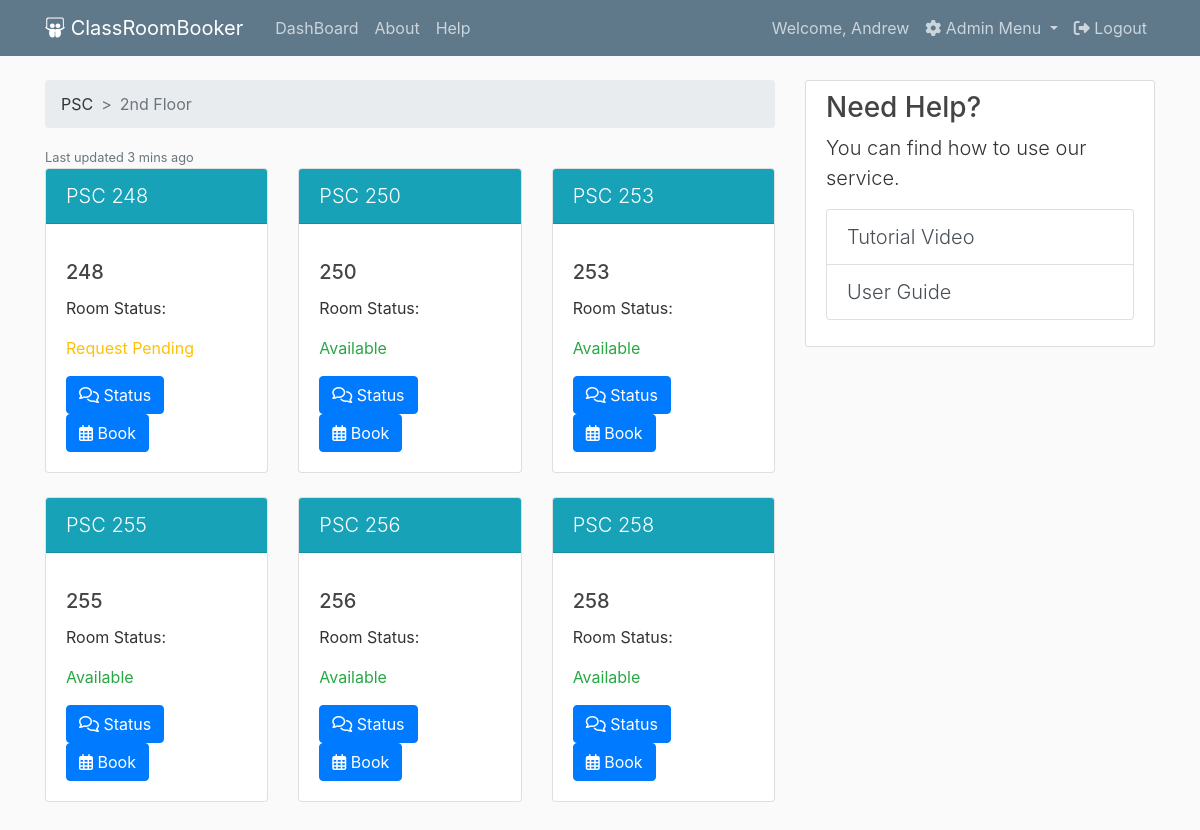
The page /home (signed in) on the database as committed earlier.
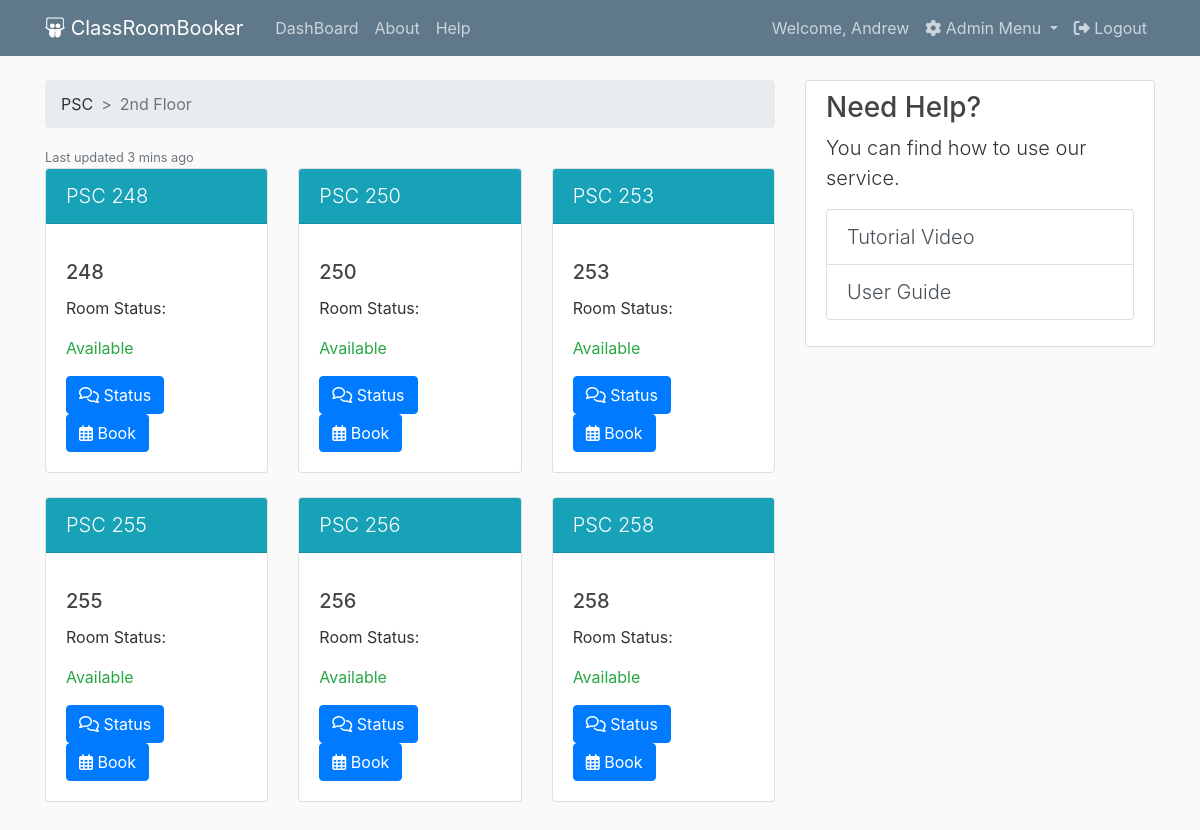
The same page on the database as committed later.
### crb/models.py (models this page shows, shortened)
class User(db.Model, UserMixin):
    id = db.Column(db.Integer, primary_key=True)
    username = db.Column(db.String(20), unique=True, nullable=False)
    email = db.Column(db.String(120), unique=True, nullable=False)
    password = db.Column(db.String(60), nullable=False)
    email_confirmed = db.Column(db.Boolean, default=False)  # for confirmation email, default value is False.
    image_file = db.Column(db.String(20), nullable=False, default='default.jpg')
    admin = db.Column(db.Boolean, unique=False, default=False) # will make it so that only Admins can appoint a user to be an Admin.
    requests = db.relationship('Request', backref='requester')

class ClassRoom(db.Model):
    id = db.Column(db.Integer, primary_key=True)
    roomNumber = db.Column(db.String(3), unique=True, nullable=False)
    availability = db.Column(db.Boolean, unique=False, default=True)
    booked = db.Column(db.Boolean, unique=False, default=False)
    pending = db.Column(db.Boolean, unique=False, default=False)
    requests = db.relationship('Request', backref='requested')

### crb/routes.py (the view, shortened to what this page needs)
@app.route("/home", methods=['GET', 'POST'])
@login_required
def home():
    rule = request.url_rule
    classRooms = ClassRoom.query.all()
    form = BookForm()
    l = len(classRooms)
    m = l%3
    return render_template("home.html", title='Home', classRooms=classRooms, form=form, rule=rule, m=m, y=l-m,  f=l//3)

### crb/models.py (called while the page is built)
@login_manager.user_loader
def load_user(user_id):
    return User.query.get(int(user_id))

### crb/templates/home.html (shortened to what this page needs)
{% extends "layout.html" %}
{% block content %}
<nav aria-label="breadcrumb">
    <ol class="breadcrumb">
        <li class="breadcrumb-item">PSC</li>
        <li class="breadcrumb-item active" aria-current="page">2nd Floor</li>
    </ol>
</nav>
<div>
    <small class="text-muted">Last updated 3 mins ago</small>
</div>
{% for i in range(1, (f+1)) %}
{% set x = (loop.index * 3) %}
<div class="card-deck">
    <div class="card">
        <div class="card-header text-white bg-info mb-3 lead">PSC {{ classRooms[x - 3].roomNumber }}</div>
        <div class="card-body">
            <h5 class="card-title">{{classRooms[x-3].roomNumber}}</h5>
            <p class="card-text">Room Status: </p>
            {% if classRooms[x - 3].pending == True %}
            <p class="card-text text-warning">Request Pending</p>
            {% elif classRooms[x - 3].availability == True %}
            <p class="card-text text-success">Available</p>
            {% else %}
            <p class="card-text text-secondary">Not available</p>
            {% endif %}
            <button type="button" class="btn btn-primary" data-toggle="modal" data-target="#sharestatus"
                data-whatever1={{classRooms[x - 3].roomNumber}} data-whatever2={{classRooms[x - 3].id}}>
                <i class="far fa-comments"></i> Status</button>
            <button type="button" class="btn btn-primary book-btn" id="PSC_{{ classRooms[x - 3].roomNumber }}" data-toggle="modal" data-target="#roombooking">
                <i class="far fa-calendar-alt"></i> Book</button>
        </div>
    </div>
    <div class="card">
        <div class="card-header text-white bg-info mb-3 lead">PSC {{ classRooms[x - 2].roomNumber }}</div>
        <div class="card-body">
            <h5 class="card-title">{{classRooms[x-2].roomNumber}}</h5>
            <p class="card-text">Room Status: </p>
            {% if classRooms[x - 2].pending == True %}
            <p class="card-text text-warning">Request Pending</p>
            {% elif classRooms[x - 2].availability == True %}
            <p class="card-text text-success">Available</p>
            {% else %}
            <p class="card-text text-secondary">Not available</p>
            {% endif %}
            <button type="button" class="btn btn-primary" data-toggle="modal" data-target="#sharestatus"
                data-whatever1={{classRooms[x - 2].roomNumber}} data-whatever2={{classRooms[x - 2].id}}>
                <i class="far fa-comments"></i> Status</button>
            <button type="button" class="btn btn-primary book-btn" id="PSC_{{ classRooms[x - 2].roomNumber }}" data-toggle="modal" data-target="#roombooking">
                <i class="far fa-calendar-alt"></i> Book</button>
        </div>
    </div>
    <div class="card">
        <div class="card-header text-white bg-info mb-3 lead">PSC {{ classRooms[x - 1].roomNumber }}</div>
        <div class="card-body">
            <h5 class="card-title">{{classRooms[x-1].roomNumber}}</h5>
            <p class="card-text">Room Status: </p>
            {% if classRooms[x - 1].pending == True %}
            <p class="card-text text-warning">Request Pending</p>
            {% elif classRooms[x - 1].availability == True %}
            <p class="card-text text-success">Available</p>
            {% else %}
            <p class="card-text text-secondary">Not available</p>
            {% endif %}
            <button type="button" class="btn btn-primary" data-toggle="modal" data-target="#sharestatus"
                data-whatever1={{classRooms[x - 1].roomNumber}} data-whatever2={{classRooms[x - 1].id}}>
                <i class="far fa-comments"></i> Status</button>
            <button type="button" class="btn btn-primary book-btn" id="PSC_{{ classRooms[x - 1].roomNumber }}" data-toggle="modal" data-target="#roombooking">
                <i class="far fa-calendar-alt"></i> Book</button>
        </div>
    </div>
</div><br>
{% endfor %}
<br>
{% endblock content %}

### crb/templates/layout.html (shortened to what this page needs)
<!DOCTYPE html>
<html>
<head>
    <link rel="stylesheet" href="https://stackpath.bootstrapcdn.com/bootstrap/4.4.1/css/bootstrap.min.css"
>
    <link rel="stylesheet" type="text/css" href="{{ url_for('static', filename='css/main.css') }}">
</head>
<body>
    <header class="site-header">
        <nav class="navbar navbar-expand-md navbar-dark bg-steel fixed-top">
            <div class="container">
                <a class="navbar-brand mr-4" href="/"><i class="fab fa-slideshare"></i> ClassRoomBooker</a>
                <div class="collapse navbar-collapse" id="navbarToggle">
                    <div class="navbar-nav mr-auto">
                        <a class="nav-item nav-link" href="{{ url_for('home') }}">DashBoard</a>
                        <a class="nav-item nav-link" href="{{ url_for('about') }}">About</a>
                        <a class="nav-item nav-link" href="{{ url_for('about') }}">Help</a>
                    </div>
                    <div class="navbar-nav">
                        {% if current_user.is_authenticated %}
                        <a class="nav-item nav-link" href="{{ url_for('account') }}">Welcome,
                            {{current_user.username}}</a>
                        {% if current_user.admin == True %}
                        <li class="nav-item dropdown">
                            <a class="nav-link dropdown-toggle" href="#" id="navbarDropdown" role="button"
                                data-toggle="dropdown" aria-haspopup="true" aria-expanded="false">
                                <i class="fas fa-cog"></i> Admin Menu
                            </a>
                        </li>
                        {% endif %}
                        <a class="nav-item nav-link" href="{{ url_for('logout') }}"><i class="fas fa-sign-out-alt"></i>
                            Logout</a>
                        {% else %}
                        <a class="nav-item nav-link" href="{{ url_for('login') }}">Login</a>
                        <a class="nav-item nav-link" href="{{ url_for('register') }}">Register</a>
                        {% endif %}
                    </div>
                </div>
            </div>
        </nav>
    </header>
    <main role="main" class="container">
        <div class="row">
            <div class="col-md-8">
                {% block content %}{% endblock %}
            </div>
            {% if current_user.is_authenticated %}
            <div class="col-md-4">
                <div class="content-section">
                    <h3>Need Help?</h3>
                    <p class='lead'>You can find how to use our service.
                        <ul class="list-group">
                            <button type="button" class="lead list-group-item list-group-item-action"
                                id="tutorial-button" data-toggle="modal" data-target="#tutorialvideo">Tutorial
                                Video</button>
                            <button type="button" class="lead list-group-item list-group-item-action"
                                data-toggle="modal" data-target="#userguide">User Guide</button>
                        </ul>
                    </p>
                </div>
            </div>
            {% endif %}
        </div>
    </main>
</body>
</html>

### crb/static/css/main.css (style rules this page uses)
body { background: #fafafa; color: #333333; margin-top: 5rem; }
h1, h2, h3, h4, h5, h6 { color: #444444; }
.bg-steel { background-color: #5f788a; }
.site-header .navbar-nav .nav-link { color: #cbd5db; }
.content-section { background: #ffffff; padding: 10px 20px; border: 1px solid #dddddd; border-radius: 3px; margin-bottom: 20px; }
.breadcrumb-item + .breadcrumb-item::before { content: ">"; }

Rows that differ between the two databases and show on the page:
changed ClassRoom (number 1 of 6 on the later page): pending True → False (drawn)
Other text that changed with them:
list line gone: "Request Pending"
new list line: "Available"
